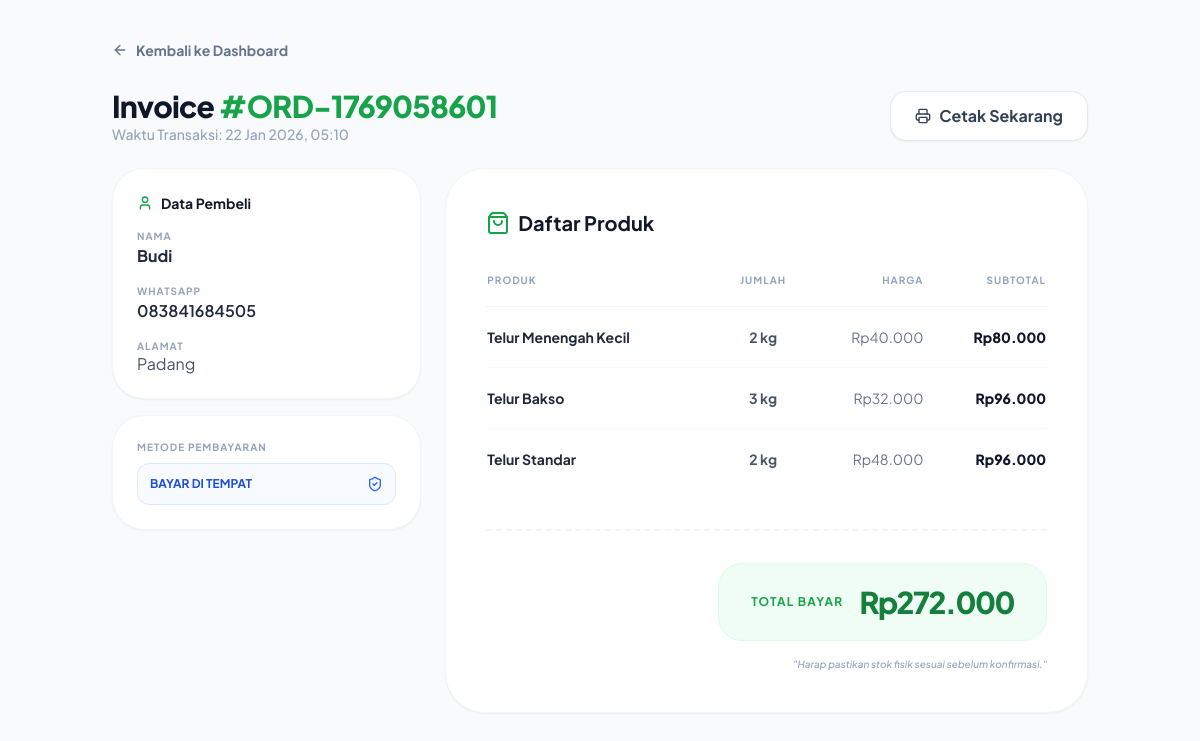
Page /public/index.php?page=order-detail&id=72 (signed in) on the committed database.
### tables this page shows
CREATE TABLE `orders` (
  `id` int(11) NOT NULL,
  `kode_order` varchar(30) DEFAULT NULL,
  `nama` varchar(100) DEFAULT NULL,
  `no_hp` varchar(20) DEFAULT NULL,
  `alamat` text DEFAULT NULL,
  `total` int(11) DEFAULT NULL,
  `created_at` timestamp NOT NULL DEFAULT current_timestamp(),
  `metode_pembayaran` varchar(50) DEFAULT NULL
);

CREATE TABLE `order_items` (
  `id` int(11) NOT NULL,
  `order_id` int(11) DEFAULT NULL,
  `product_id` int(11) DEFAULT NULL,
  `qty` int(11) DEFAULT NULL,
  `harga` int(11) DEFAULT NULL
);

CREATE TABLE `products` (
  `id` int(11) NOT NULL,
  `nama_produk` varchar(100) DEFAULT NULL,
  `tipe` varchar(50) DEFAULT NULL,
  `harga` int(11) DEFAULT NULL,
  `stok` int(11) DEFAULT NULL,
  `created_at` timestamp NOT NULL DEFAULT current_timestamp()
);

### public/index.php (called while the page is built)
<?php session_start(); require '../routes/web.php';

### app/views/admin/order_detail.php (the view, shortened to what this page needs)
<?php
require '../app/config/database.php';
$id = $_GET['id'] ?? 0;
$order = mysqli_fetch_assoc(
    mysqli_query($conn, "SELECT * FROM orders WHERE id='$id'")
);
$items = mysqli_query($conn,
    "SELECT oi.*, p.nama_produk
     FROM order_items oi
     JOIN products p ON oi.product_id = p.id
     WHERE oi.order_id='$id'"
);
?>
<!DOCTYPE html>
<html lang="id">
<head>
    <script src="https://cdn.tailwindcss.com"></script>
</head>
<body class="bg-slate-50 min-h-screen">
<div class="max-w-5xl mx-auto px-6 py-6 md:py-10">
    <div class="mb-6 no-print">
        <a href="?page=dashboard" class="group inline-flex items-center text-sm font-bold text-slate-500 hover:text-green-600 transition-colors">
            <i data-lucide="arrow-left" class="w-4 h-4 mr-2"></i> Kembali ke Dashboard
        </a>
    </div>
    <div class="flex flex-col md:flex-row justify-between items-start md:items-center mb-6 print-margin-none">
        <div>
            <h1 class="text-2xl md:text-3xl font-black text-slate-900 tracking-tight">
                Invoice <span class="text-green-600">#<?= $order['kode_order'] ?></span>
            </h1>
            <p class="text-slate-400 text-xs md:text-sm font-medium">
                Waktu Transaksi: <?= date('d M Y, H:i', strtotime($order['created_at'])) ?>
            </p>
        </div>
        <button onclick="window.print()" class="no-print flex items-center gap-2 px-6 py-3 bg-white border border-slate-200 text-slate-700 font-bold rounded-2xl hover:bg-slate-50 shadow-sm transition-all">
            <i data-lucide="printer" class="w-4 h-4"></i> Cetak Sekarang
        </button>
    </div>
    <div class="grid grid-cols-1 lg:grid-cols-3 gap-6 print-grid">
        <div class="lg:col-span-1 space-y-4 print-w-full">
            <div class="bg-white rounded-[2rem] p-6 border border-slate-100 shadow-sm print-shrink">
                <h3 class="text-sm font-bold text-slate-900 mb-4 flex items-center gap-2">
                    <i data-lucide="user" class="w-4 h-4 text-green-600"></i> Data Pembeli
                </h3>
                <div class="space-y-4 print-compact-text">
                    <div>
                        <p class="text-[10px] font-bold text-slate-400 uppercase tracking-widest">Nama</p>
                        <p class="text-slate-800 font-bold"><?= htmlspecialchars($order['nama']) ?></p>
                    </div>
                    <div>
                        <p class="text-[10px] font-bold text-slate-400 uppercase tracking-widest">WhatsApp</p>
                        <p class="text-slate-800 font-semibold"><?= $order['no_hp'] ?></p>
                    </div>
                    <div>
                        <p class="text-[10px] font-bold text-slate-400 uppercase tracking-widest">Alamat</p>
                        <p class="text-slate-600 leading-tight"><?= nl2br(htmlspecialchars($order['alamat'])) ?></p>
                    </div>
                </div>
            </div>
            <div class="bg-white rounded-[2rem] p-6 border border-slate-100 shadow-sm print-shrink">
                <p class="text-[10px] font-bold text-slate-400 uppercase tracking-widest mb-2">Metode Pembayaran</p>
                <div class="p-3 bg-blue-50/50 rounded-xl border border-blue-100 flex items-center justify-between">
                    <span class="font-bold text-blue-700 text-xs uppercase"><?= $order['metode_pembayaran'] ?></span>
                    <i data-lucide="shield-check" class="w-4 h-4 text-blue-600"></i>
                </div>
            </div>
        </div>
        <div class="lg:col-span-2 print-w-full">
    <div class="bg-white rounded-[2.5rem] border border-slate-100 shadow-sm overflow-hidden print-shrink">
        <div class="p-6 md:p-10">
            <h3 class="text-xl font-bold text-slate-900 mb-8 flex items-center gap-2 print-margin-none">
                <i data-lucide="shopping-bag" class="w-6 h-6 text-green-600"></i>
                Daftar Produk
            </h3>
            <div class="hidden md:block print:block overflow-x-auto text-sm">
                <table class="w-full">
                    <thead>
                        <tr class="text-left border-b border-slate-100 text-[10px] text-slate-400 uppercase tracking-widest font-bold">
                            <th class="pb-4">Produk</th>
                            <th class="pb-4 text-center">Jumlah</th>
                            <th class="pb-4 text-right">Harga</th>
                            <th class="pb-4 text-right">Subtotal</th>
                        </tr>
                    </thead>
                    <tbody class="divide-y divide-slate-50">
                        <?php
                        $grand = 0;
                        mysqli_data_seek($items, 0);
                        while ($i = mysqli_fetch_assoc($items)) :
                            $sub = $i['qty'] * $i['harga'];
                            $grand += $sub;
                        ?>
                        <tr class="print-compact-text">
                            <td class="py-5 font-bold text-slate-800 print-row-tight"><?= $i['nama_produk'] ?></td>
                            <td class="py-5 text-center font-bold text-slate-600 print-row-tight"><?= $i['qty'] ?> kg</td>
                            <td class="py-5 text-right text-slate-500 print-row-tight">Rp<?= number_format($i['harga'],0,',','.') ?></td>
                            <td class="py-5 text-right font-black text-slate-900 print-row-tight">Rp<?= number_format($sub,0,',','.') ?></td>
                        </tr>
                        <?php endwhile; ?>
                    </tbody>
                </table>
            </div>
            <div class="mt-10 pt-8 border-t-2 border-dashed border-slate-100">
                <div class="flex flex-col items-end gap-2">
                    <div class="flex items-center gap-4 bg-green-50 px-8 py-5 rounded-3xl border border-green-100">
                        <span class="text-xs font-bold text-green-600 uppercase tracking-widest">Total Bayar</span>
                        <h2 class="text-3xl font-[900] text-green-700 tracking-tighter">
                            Rp<?= number_format($grand,0,',','.') ?>
                        </h2>
                    </div>
                    <p class="text-[10px] text-slate-400 mt-2 font-medium italic">"Harap pastikan stok fisik sesuai sebelum konfirmasi."</p>
                </div>
            </div>
        </div>
    </div>
</div>
    </div>
</div>
</body>
</html>

### app/views/admin/order_detail.php (style rules this page uses)
body { font-family: 'Plus Jakarta Sans', sans-serif; }

### rows in the picture
orders: kode_order "ORD-1769058601", created_at "22 Jan 2026, 05:10", nama "Budi", no_hp "083841684505", alamat "Padang", metode_pembayaran "BAYAR DI TEMPAT"
order_items: product.nama_produk "Telur Menengah Kecil", qty "2", harga "40.000", sub "80.000"
order_items: product.nama_produk "Telur Bakso", qty "3", harga "32.000", sub "96.000"
order_items: product.nama_produk "Telur Standar", qty "2", harga "48.000", sub "96.000"

### other values in the picture
$grand "272.000"
